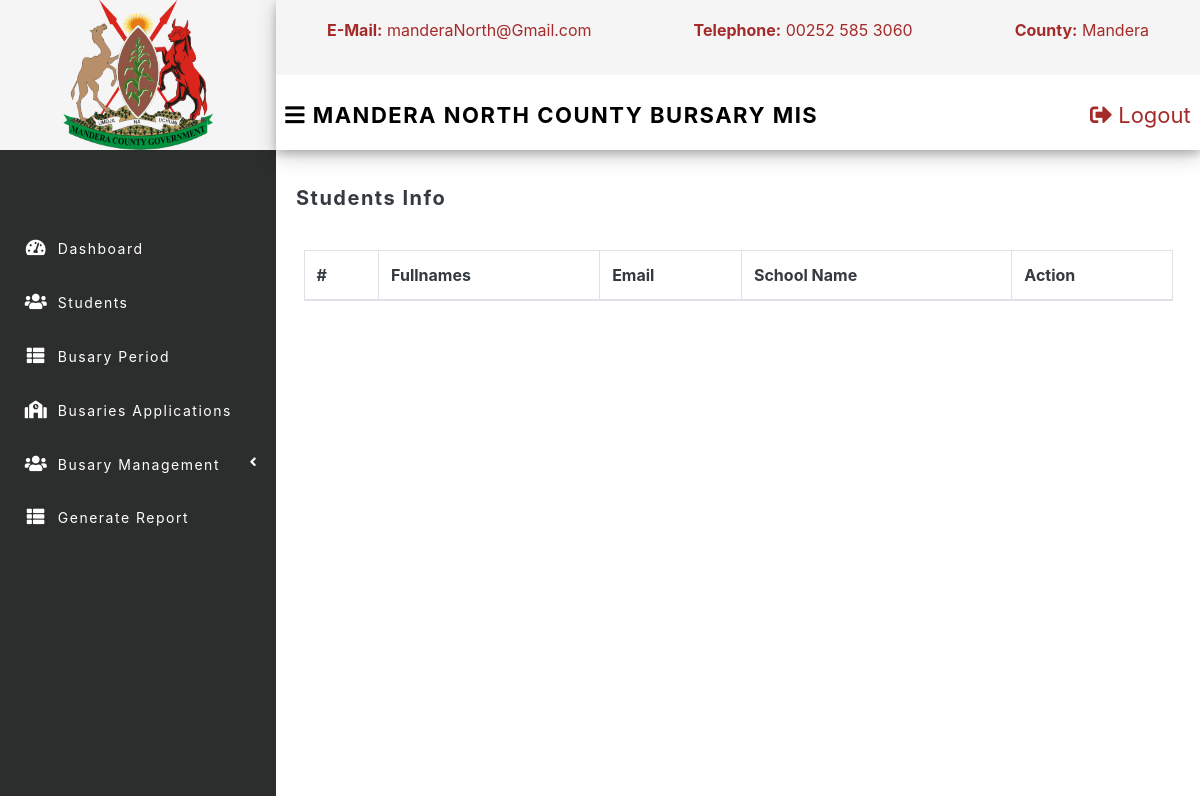
The page /admin/student.php on the database as committed earlier.
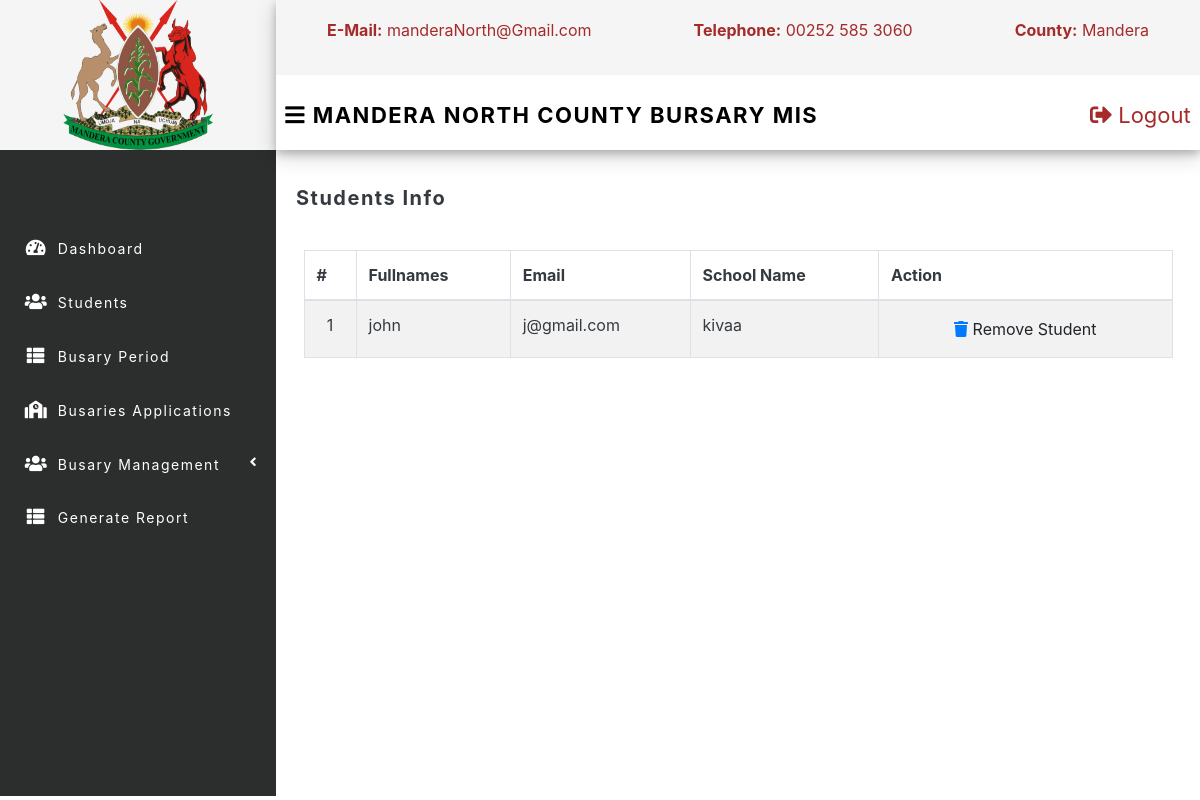
The same page on the database as committed later.
### tables this page shows
CREATE TABLE `students` (
  `student_id` int(11) NOT NULL,
  `fullname` varchar(80) NOT NULL,
  `email` varchar(120) NOT NULL,
  `school` varchar(120) NOT NULL,
  `location` varchar(80) NOT NULL,
  `password` varchar(120) NOT NULL,
  `del` int(13) NOT NULL DEFAULT 1
);

### admin/student.php (the view, shortened to what this page needs)
<?php include_once("includes/header.php") ;?>
<?php include_once("includes/dbconnection.php") ;?>
<!DOCTYPE html>
<html lang="en">
<head>
</head>
<body>
<?php include_once("includes/header.php"); ?>
<div class="dashboard-parent">
  <div class="aside-dashboard">
  <?php include_once("includes/navigation.php");?>
  </div>
  <div class="main-dashboard">
  <?php include_once("includes/topBar.php");?>
             <section class="content  text-dark">
	<div class="card-header" style="border-bottom:none !important;">
		<h4 style="font-weight:bold; font-size:20px;letter-spacing:1.5px"> Students Info</h4>
	</div>
	<div class="card-body">
        <div class="container-fluid">
			<table class="table table-hover table-striped table-bordered" id="list">
				<thead>
					<tr>
						<th>#</th>
						<th>Fullnames</th>
	          <th>Email</th>
            <th>School Name</th>
						<th>Action</th>
					</tr>
				</thead>
				<tbody>
        <?php
					$i = 1;
					$qry = $conn->query("SELECT * from `students` where del=1");
						while($row = $qry->fetch_assoc()):
							$student_id = $row['student_id'];
					?>
						<tr>
							<td class="text-center"><?php echo $i++; ?></td>
							<td class=""><?php echo $row['fullname']; ?></td>
							<td class=""><?php echo $row['email']; ?></td>
							<td class=""><?php echo $row['school']; ?></td>
							<td align="center">
                 <a class="dropdown-item edit-data" href="studentDelete.php?student_id=<?php echo $student_id; ?>"><span class="fa fa-trash text-primary"></span> Remove Student</a>
							</td>
						</tr>
					<?php endwhile; ?>
				</tbody>
			</table>
		</div>
	</div>
</div>
</div>
<?php include_once("includes/footer.php");?>
</body>
</html>

### admin/includes/header.php (shortened to what this page needs)
<!DOCTYPE html>
<html lang="en">
<head>
    <link rel="stylesheet" href="css/main.css">
    <link rel="stylesheet" href="../plugins/fontawesome-free/css/all.min.css">
    <link rel="stylesheet" href="../plugins/tempusdominus-bootstrap-4/css/tempusdominus-bootstrap-4.min.css">
  <link rel="stylesheet" href="../plugins/datatables-bs4/css/dataTables.bootstrap4.min.css">
  <link rel="stylesheet" href="../plugins/datatables-responsive/css/responsive.bootstrap4.min.css">
  <link rel="stylesheet" href="../plugins/datatables-buttons/css/buttons.bootstrap4.min.css">
  <link rel="stylesheet" href="../plugins/select2/css/select2.min.css">
  <link rel="stylesheet" href="../plugins/select2-bootstrap4-theme/select2-bootstrap4.min.css">
    <link rel="stylesheet" href="../plugins/icheck-bootstrap/icheck-bootstrap.min.css">
    <link rel="stylesheet" href="../plugins/jqvmap/jqvmap.min.css">
    <link rel="stylesheet" href="../dist/css/adminlte.css">
    <link rel="stylesheet" href="../dist/css/custom.css">
    <link rel="stylesheet" href="../plugins/overlayScrollbars/css/OverlayScrollbars.min.css">
    <link rel="stylesheet" href="../plugins/daterangepicker/daterangepicker.css">
    <link rel="stylesheet" href="../plugins/summernote/summernote-bs4.min.css">
  <link rel="stylesheet" href="../plugins/sweetalert2-theme-bootstrap-4/bootstrap-4.min.css">
    <link rel="stylesheet" href="../css/babary.css">
</head>
<body>
</body>
</html>

### admin/includes/navigation.php (shortened to what this page needs)
<!DOCTYPE html>
<html lang="en">
<head>
</head>
<body>
  <section class="sidebar-dark">
       <div class="bran-logo">
          <div class="bb-logo">
             <img src="../images/newlogo.png" alt="Store Logo">
          </div>
       </div>
              <div class="sidebar os-host os-theme-light os-host-overflow os-host-overflow-y os-host-resize-disabled os-host-transition os-host-scrollbar-horizontal-hidden">
          <div class="os-content-glue" style="margin: 0px -8px; width: 249px; height: 646px;"></div>
          <div class="os-padding">
            <div class="os-viewport os-viewport-native-scrollbars-invisible" style="overflow-y: scroll;">
              <div class="os-content">
                <div class="clearfix"></div><br>
                <br><br>
                <nav class="mt-1">
                   <ul class="nav nav-pills nav-sidebar flex-column text-sm nav-compact nav-flat nav-child-indent nav-collapse-hide-child" data-widget="treeview" role="menu" data-accordion="false">
                    <li class="nav-item dropdown">
                      <a href="dashboard.php" class="nav-link nav-home">
                        <i class="nav-icon fas fa-tachometer-alt" style="color:white;"></i>
                        <p>
                          Dashboard
                        </p>
                      </a>
                    </li>
                    <li class="nav-item dropdown">
                      <a href="student.php" class="nav-link nav-prisons">
                        <i class="nav-icon fas fa-users" style="color:white;"></i>
                        <p>
                          Students
                        </p>
                      </a>
                    </li>
                    <li class="nav-item dropdown">
                      <a href="category.php" class="nav-link nav-prisons">
                        <i class="nav-icon fas fa-th-list" style="color:white;"></i>
                        <p>
                          Busary Period
                        </p>
                      </a>
                    </li>
                    <li class="nav-item dropdown">
                      <a href="bursary.php" class="nav-link nav-prisons">
                        <i class="nav-icon fas fa-school" style="color:white;"></i>
                        <p>
                          Busaries Applications
                        </p>
                      </a>
                    </li>
                    <li class="nav-item">
                      <a href="#" class="nav-link">
                      <i class="nav-icon fas fa-users" style="color:white;"></i>
                        <p>
                        Busary Management
                          <i class="right fas fa-angle-left"></i>
                        </p>
                      </a>
                    </li>
                    <li class="nav-item dropdown">
                      <a href="pdf/generate-pdf.php" class="nav-link nav-prisons">
                        <i class="nav-icon fas fa-th-list" style="color:white;"></i>
                        <p>
                          Generate Report
                        </p>
                      </a>
                    </li>
                  </ul>
                </nav>
              </div>
            </div>
          </div>
        </div>
</section>
</body>
</html>

### admin/includes/topBar.php (shortened to what this page needs)
<!DOCTYPE html>
<html lang="en">
<head>
</head>
<body>
  <div class="tobbarr">
       <div class="sub1">
              <div class="tex-1">
               <p style="color:brown;"><b>E-Mail:</b> manderaNorth@Gmail.com </p>
              </div>
              <div class="tex-1">
                 <p style="color:brown;"><b>Telephone:</b> 00252 585 3060</p>
              </div>
              <div class="tex-1">
              <p style="color:brown;"><b>County:</b> Mandera</p>
              </div>
       </div>
       <div class="main-sub"><br>
           <div class="sub-nav">
                   <a href="" style="color:black;font-weight:bold;letter-spacing:1.5px;"><span><i class="fas fa-bars"></i> MANDERA NORTH COUNTY BURSARY MIS</span></a>
                   <a href="index.php" style="color:brown;"><span class="fas fa-sign-out-alt"></span> Logout</a>
           </div>
       </div>
  </div><br>
</body>
</html>

### admin/includes/footer.php (shortened to what this page needs)
<!DOCTYPE html>
<html lang="en">
<head>
</head>
<body>
</body>
</html>

### css/babary.css (style rules this page uses)
.dashboard-parent { display:flex; flex-wrap:wrap; }
.aside-dashboard { background:#2C2D2D; flex-basis:23%; }
.main-dashboard { flex-basis:77%; }
.bb-logo { height:150px; width:150px; }
.bb-logo img { width:100%; height:100%; }
.bran-logo { display:flex; flex-wrap:wrap; justify-content:center; background:whitesmoke; }
.nav-item { padding:10px !important; letter-spacing:1.5px; }
.nav-item p { color:white; }
.tobbarr { height:150px; box-shadow: 0 4px 8px 0 rgba(0, 0, 0, 0.2), 0 6px 20px 0 rgba(0, 0, 0, 0.19); }
.tobbarr .sub1 { height:75px; background:whitesmoke; }
.sub1 { display:flex; justify-content:space-around; flex-wrap:wrap; align-items:center; }
.sub-nav { width:98%; margin:auto; display:flex; flex-wrap:wrap; justify-content:space-between; }
.sub-nav a { font-size:22px; }

Rows that differ between the two databases and show on the page:
added students: fullname "john", email "j@gmail.com", school "kivaa"
